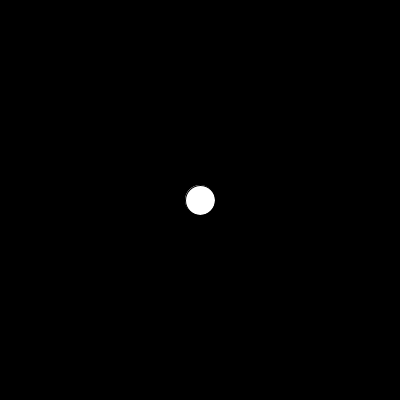
Frame 1 (no input)
Frame 60 (the mouse pressed at the canvas centre just before this capture): identical to frame 1, image omitted
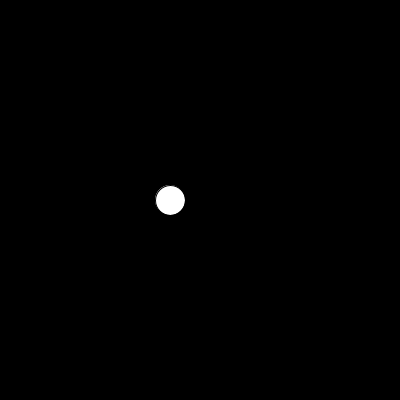
Frame 120 (the mouse held since frame 60 and released just before this capture)

The Processing sketch that drew these frames (run headless with seeded random() and noise(); from frame 60 on, the mouse is pressed at the canvas centre):

// Processing sketch: processing_52883
// ── processing_52883.pde

float x,y;

void setup () {
 size(400,400);
 smooth(); 
  
  x = width/2;
  y = height / 2;
  
}


void draw() {
  background(0);
  
  float distance = dist(mouseX,mouseY,x,y);
  
  if ( distance < 30 ) {
    float radians = atan2(mouseY-y,mouseX-x);
    radians = radians + PI;
    x = constrain( cos(radians) * 10 + x , 15, width - 15);
    y = constrain( sin(radians) * 10 + y , 15, height - 15);
  }
  
  
  ellipse(x,y,30,30);
}
